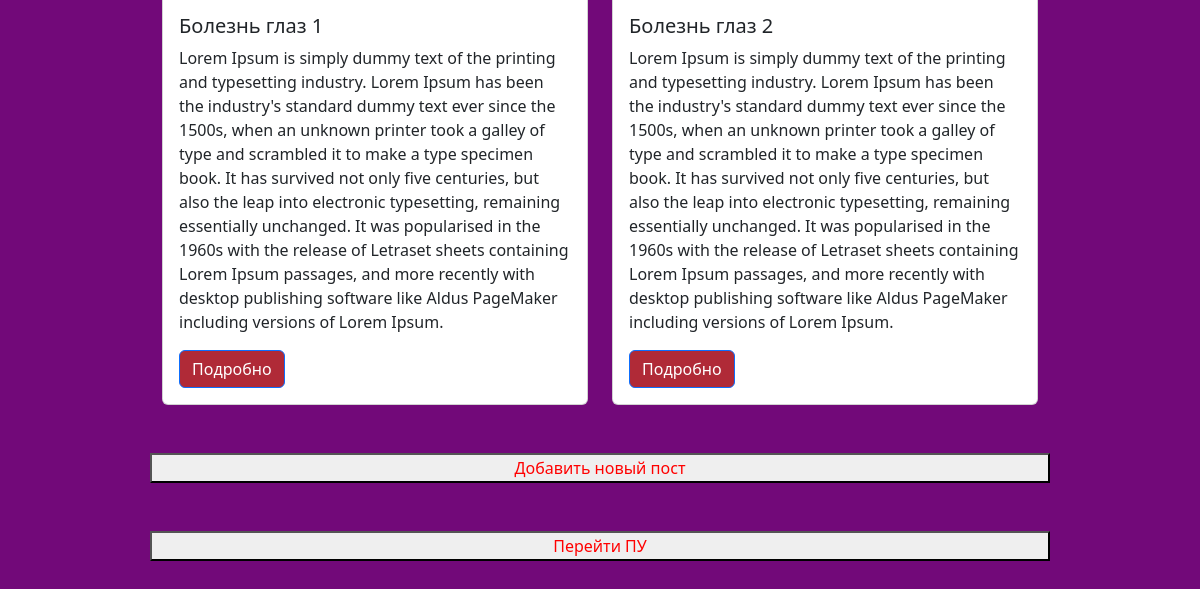
Page /medshows/ (lower part) on the earlier database version.
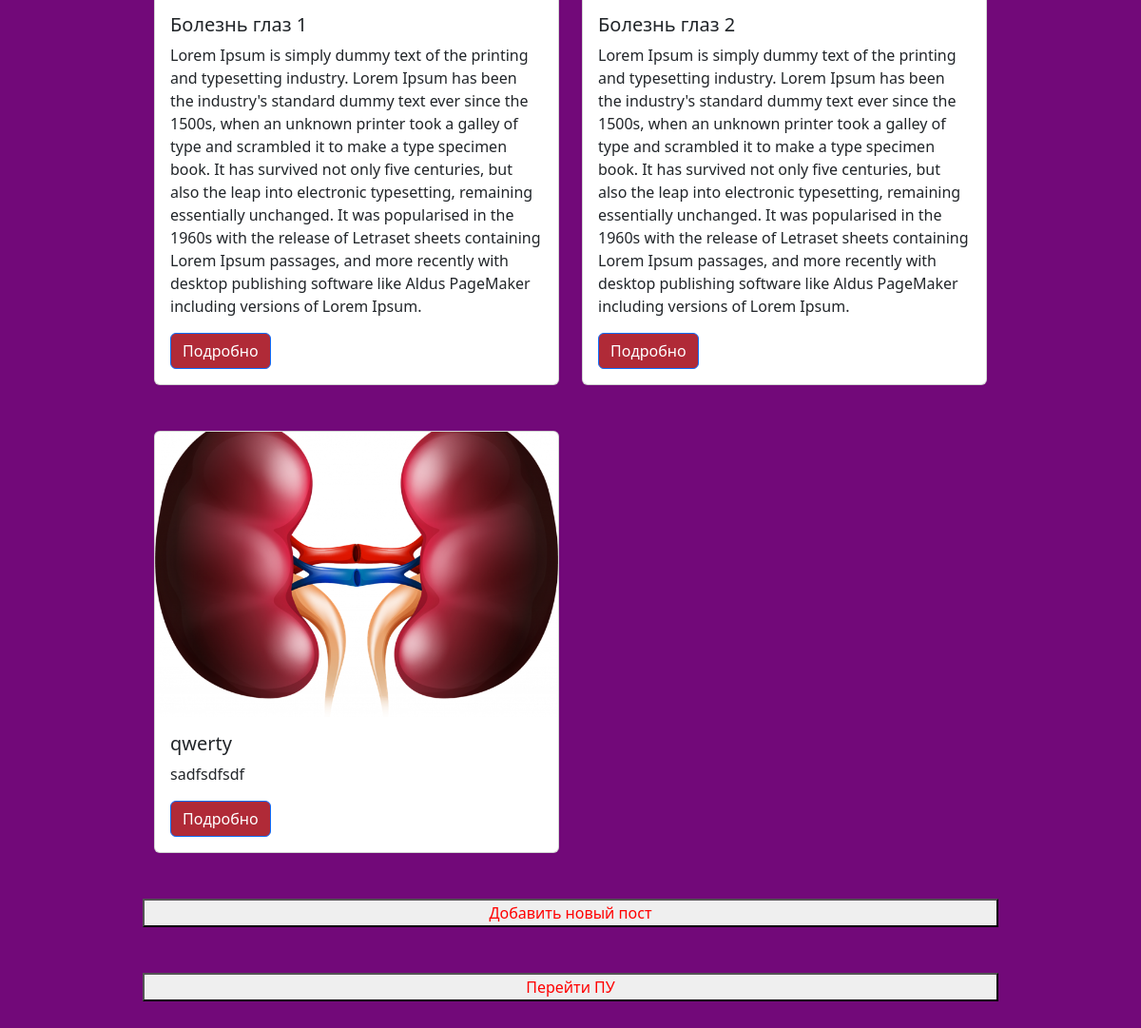
Same page on the later database version.
### medshows/models.py (models this page shows, shortened)
class MedicalShows(models.Model):
    TYPE_IMG = (
        ('HEART', "HEART"),
        ('KIDNEYS', 'KIDNEYS'),
        ("LIVER", "LIVER"),
        ('EYES', 'EYES')
    )
    title = models.CharField(max_length=100)
    description = models.TextField()
    images = models.ImageField(upload_to='')
    type = models.CharField(choices=TYPE_IMG, max_length=100)
    timeadd = models.DateTimeField()

### medshows/views.py (the view)
# urls.py: path('medshows/', views.MedShowListView.as_view(), name='medshow'),
class MedShowListView(generic.ListView):
    template_name = 'medpost.html'
    queryset = models.MedicalShows.objects.all()
    def get_queryset(self):
        return models.MedicalShows.objects.all()

### templates/medpost.html (shortened to what this page needs)
<!DOCTYPE html>
{% load static %}
<html lang="en">
<head>
    <link rel="stylesheet" type="text/css" href="{%static 'css/bootstrap.css/'%}" />
</head>
<body>
<br>
<div class="container posts__container">
<div class="row gy-5"><br>
            {% for i in object_list %}
      <div class="col-6">
            <div class="card" >
  <img src="{{ i.images.url }}" class="card-img-top post__image" alt="...">
  <div class="card-body">
    <h5 class="card-title">{{ i.title }}</h5>
    <p class="card-text">{{ i.description }}</p>
    <a href="/medshows/{{ i.id }}/" class="btn btn-primary">Подробно</a>
    </div>
    </div>
                </div>
            {% endfor %}
<button><a href="/add-shows">Добавить новый пост</a></button>
    <button><a href="/admin">Перейти ПУ</a></button>
</div>
</div>
</body>
</html>

Differences in the rows shown:
added MedicalShows: images (picture), title "qwerty", description "sadfsdfsdf"
